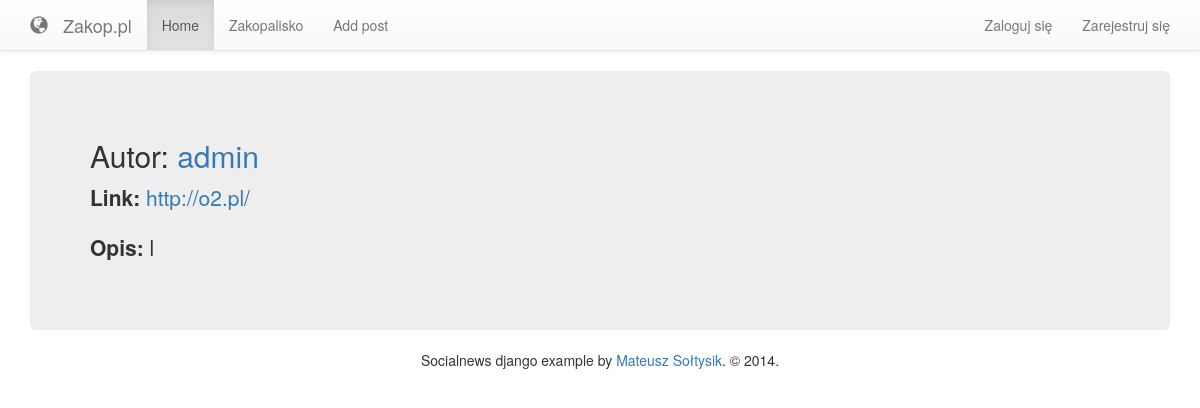
Screenshot of /post/2 with the database file from the repository.
### posts/models.py (models this page shows, shortened)
class Post(models.Model):
    title = models.CharField('Title', max_length=100, blank=False)
    author = models.ForeignKey(User, blank=False)
    url = models.URLField('URL', max_length=100, blank=False)
    submitted_on = models.DateTimeField(auto_now_add=True)
    tags = models.ManyToManyField(Tag)
    descriptions = models.TextField('Descriptions', max_length=100)
    points = models.DecimalField(default=0, max_digits=7, decimal_places=2)
    with_votes = PostVoteCountManager()
    objects = models.Manager()

### posts/views.py (the view)
class PostDetailView(DetailView):
    model = Post

### posts/models.py (called while the page is built)
    def get_queryset(self):
        return super(PostVoteCountManager, self).get_queryset().annotate(
            votes=Count('vote')).order_by('-points', '-votes')

### templates/posts/post_detail.html (shortened to what this page needs)
{% extends "base.html" %}
{% block content %}
    <h2>Autor: <a href="{% url "profile" slug=object.author %}">{{ object.author }}</a></h2>
    <p><label>Link:</label> <a href="{{ object.url }}">{{ object.url }}</a></p>
    <p><label>Opis:</label> {{ object.descriptions }}</p>
{% endblock %}

### rows the page displays
Post: author "admin", url "http://o2.pl/", descriptions "l"
